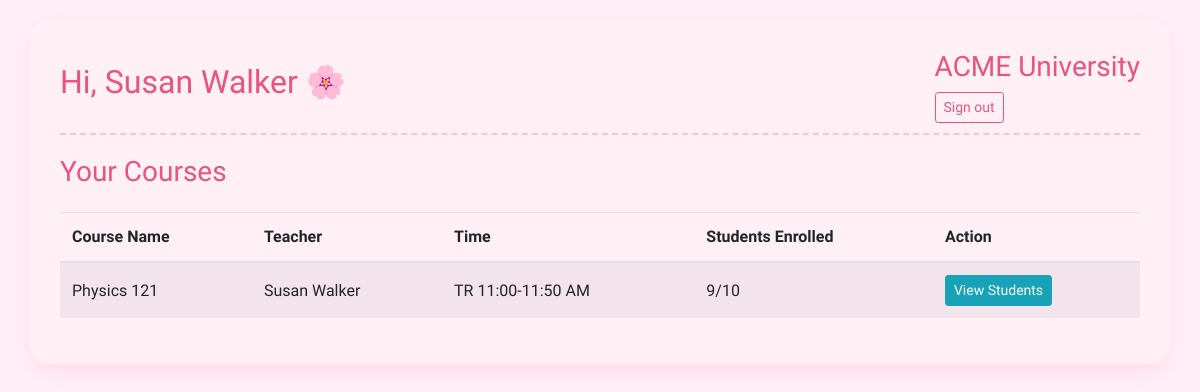
Page /teacher/dashboard (signed in) on the committed database.
### models.py (models this page shows, shortened)
class User(db.Model, UserMixin):
    id = db.Column(db.Integer, primary_key=True)
    username = db.Column(db.String(80), unique=True, nullable=False)
    password = db.Column(db.String(120), nullable=False)
    role = db.Column(db.String(20), nullable=False)
    name = db.Column(db.String(100), nullable=True)

class Course(db.Model):
    id = db.Column(db.Integer, primary_key=True)
    name = db.Column(db.String(100), nullable=False)
    teacher_id = db.Column(db.Integer, db.ForeignKey('user.id'), nullable=False)
    teacher = db.relationship('User', backref=db.backref('courses', lazy=True))
    time = db.Column(db.String(50), nullable=False)
    capacity = db.Column(db.Integer, nullable=False)

### teacher_routes.py (the view)
@teacher_bp.route('/dashboard')
@login_required
def dashboard():
    if current_user.role != 'teacher':
        return redirect(url_for('auth.login'))
    courses = Course.query.filter_by(teacher_id=current_user.id).all()
    for course in courses:
        course.enrolled = Enrollment.query.filter_by(course_id=course.id).count()
    return render_template('teacher_dashboard.html',
                          user=current_user,
                          courses=courses)

### app.py (called while the page is built)
@login_manager.user_loader
def load_user(user_id):
    return User.query.get(int(user_id))

### templates/teacher_dashboard.html
{% extends "layout.html" %}
{% block content %}
<h3>Your Courses</h3>
<div class="mt-4">
    {% if courses %}
    <table class="table table-striped">
        <thead>
            <tr>
                <th>Course Name</th>
                <th>Teacher</th>
                <th>Time</th>
                <th>Students Enrolled</th>
                <th>Action</th>
            </tr>
        </thead>
        <tbody>
            {% for course in courses %}
            <tr>
                <td>{{ course.name }}</td>
                <td>{{ course.teacher.name }}</td>
                <td>{{ course.time }}</td>
                <td>{{ course.enrolled }}/{{ course.capacity }}</td>
                <td>
                    <a href="{{ url_for('teacher_bp.course_details', course_id=course.id) }}" class="btn btn-sm btn-info">View Students</a>
                </td>
            </tr>
            {% endfor %}
        </tbody>
    </table>
    {% else %}
    <div class="alert alert-info">
        You are not teaching any courses.
    </div>
    {% endif %}
</div>
{% endblock %}

### templates/layout.html (shortened to what this page needs)
<!DOCTYPE html>
<html lang="en">
<head>
    <link rel="stylesheet" href="https://stackpath.bootstrapcdn.com/bootstrap/4.5.2/css/bootstrap.min.css">
</head>
<body>
    <div class="container">
        {% if current_user.is_authenticated %}
        <div class="header">
            <h2>Hi, {{ current_user.name }} 🌸</h2>
            <div>
                <h3>ACME University</h3>
                <a href="{{ url_for('auth.logout') }}" class="btn btn-sm btn-outline-secondary">Sign out</a>
            </div>
        </div>
        {% endif %}
        {% block content %}{% endblock %}
    </div>
</body>
</html>

### templates/layout.html (style rules this page uses)
body { padding-top: 20px; background: #ffeef8; font-family: 'Quicksand', sans-serif; color: #4b2e2e; }
.container { background: #fff0f6; border-radius: 20px; padding: 30px; box-shadow: 0 8px 20px rgba(255, 192, 203, 0.3); }
.header { display: flex; justify-content: space-between; align-items: center; margin-bottom: 20px; padding-bottom: 10px; border-bottom: 2px dashed #f9c5d1; }
h2, h3 { color: #e75480; }
.btn-outline-secondary { color: #e75480; border-color: #e75480; }
.table th, .table td { vertical-align: middle; }

### rows in the picture
User: name "Susan Walker"
Course: name "Physics 121", teacher.name "Susan Walker", time "TR 11:00-11:50 AM", enrolled "9", capacity "10"
